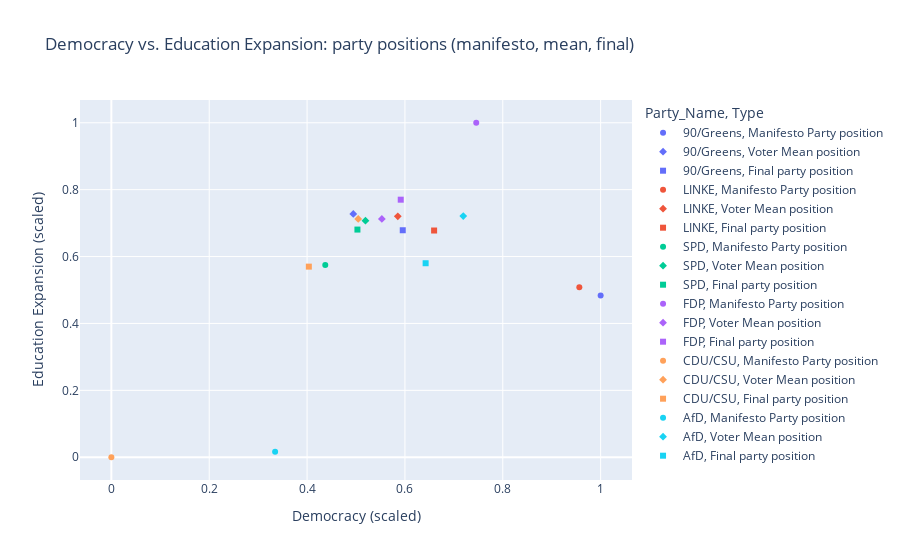

Here is the notebook cell this chart was saved with:
### Code cell
true_df = (party_scaled[['Party_Name', x_scaled, y_scaled]].rename(columns={x_scaled:'x', y_scaled:'y'}).assign(Type='Manifesto Party position'))

mean_df = (party_scaled[['Party_Name', x_vmean, y_vmean]].rename(columns={x_vmean:'x', y_vmean:'y'}).assign(Type='Voter Mean position'))

comb_df = (party_scaled[['Party_Name', x_comb, y_comb]].rename(columns={x_comb:'x', y_comb:'y'}).assign(Type='Final party position'))

# Stack them
plot_df = pd.concat([true_df, mean_df, comb_df], ignore_index=True)

# Scatter
fig = px.scatter(plot_df, x='x', y='y', color='Party_Name', symbol='Type',
                 title=f'{x_var} vs. {y_var}: party positions (manifesto, mean, final)',
                 labels={'x':f'{x_var} (scaled)', 'y':f'{y_var} (scaled)'})

# 4) Tweak marker sizes
fig.update_traces(
    selector=dict(Type='Manifesto Party position'),
    marker=dict(size=12, symbol='circle-open')
)
fig.update_traces(
    selector=dict(Type='Voter Mean position'),
    marker=dict(size=16, symbol='x', line=dict(width=3))
)
fig.update_traces(
    selector=dict(Type='Final party position'),
    marker=dict(size=12, symbol='diamond')
)

fig.show()

### Figure 1 — Plotly figure (JSON) as saved in the notebook; plotly's stock layout.template omitted (floating-point values rounded to 4 significant figures)
{"data": [{"hovertemplate": "Party_Name=90/Greens<br>Type=Manifesto Party position<br>Democracy (scaled)=%{x}<br>Education Expansion (scaled)=%{y}<extra></extra>", "legendgroup": "90/Greens, Manifesto Party position", "marker": {"color": "#636efa", "symbol": "circle"}, "mode": "markers", "name": "90/Greens, Manifesto Party position", "orientation": "v", "showlegend": true, "type": "scatter", "x": [1], "xaxis": "x", "y": [0.4835], "yaxis": "y"}, {"hovertemplate": "Party_Name=90/Greens<br>Type=Voter Mean position<br>Democracy (scaled)=%{x}<br>Education Expansion (scaled)=%{y}<extra></extra>", "legendgroup": "90/Greens, Voter Mean position", "marker": {"color": "#636efa", "symbol": "diamond"}, "mode": "markers", "name": "90/Greens, Voter Mean position", "orientation": "v", "showlegend": true, "type": "scatter", "x": [0.4945], "xaxis": "x", "y": [0.7274], "yaxis": "y"}, {"hovertemplate": "Party_Name=90/Greens<br>Type=Final party position<br>Democracy (scaled)=%{x}<br>Education Expansion (scaled)=%{y}<extra></extra>", "legendgroup": "90/Greens, Final party position", "marker": {"color": "#636efa", "symbol": "square"}, "mode": "markers", "name": "90/Greens, Final party position", "orientation": "v", "showlegend": true, "type": "scatter", "x": [0.5956], "xaxis": "x", "y": [0.6786], "yaxis": "y"}, {"hovertemplate": "Party_Name=LINKE<br>Type=Manifesto Party position<br>Democracy (scaled)=%{x}<br>Education Expansion (scaled)=%{y}<extra></extra>", "legendgroup": "LINKE, Manifesto Party position", "marker": {"color": "#EF553B", "symbol": "circle"}, "mode": "markers", "name": "LINKE, Manifesto Party position", "orientation": "v", "showlegend": true, "type": "scatter", "x": [0.9564], "xaxis": "x", "y": [0.508], "yaxis": "y"}, {"hovertemplate": "Party_Name=LINKE<br>Type=Voter Mean position<br>Democracy (scaled)=%{x}<br>Education Expansion (scaled)=%{y}<extra></extra>", "legendgroup": "LINKE, Voter Mean position", "marker": {"color": "#EF553B", "symbol": "diamond"}, "mode": "markers", "name": "LINKE, Voter Mean position", "orientation": "v", "showlegend": true, "type": "scatter", "x": [0.5854], "xaxis": "x", "y": [0.7203], "yaxis": "y"}, {"hovertemplate": "Party_Name=LINKE<br>Type=Final party position<br>Democracy (scaled)=%{x}<br>Education Expansion (scaled)=%{y}<extra></extra>", "legendgroup": "LINKE, Final party position", "marker": {"color": "#EF553B", "symbol": "square"}, "mode": "markers", "name": "LINKE, Final party position", "orientation": "v", "showlegend": true, "type": "scatter", "x": [0.6596], "xaxis": "x", "y": [0.6778], "yaxis": "y"}, {"hovertemplate": "Party_Name=SPD<br>Type=Manifesto Party position<br>Democracy (scaled)=%{x}<br>Education Expansion (scaled)=%{y}<extra></extra>", "legendgroup": "SPD, Manifesto Party position", "marker": {"color": "#00cc96", "symbol": "circle"}, "mode": "markers", "name": "SPD, Manifesto Party position", "orientation": "v", "showlegend": true, "type": "scatter", "x": [0.4372], "xaxis": "x", "y": [0.5745], "yaxis": "y"}, {"hovertemplate": "Party_Name=SPD<br>Type=Voter Mean position<br>Democracy (scaled)=%{x}<br>Education Expansion (scaled)=%{y}<extra></extra>", "legendgroup": "SPD, Voter Mean position", "marker": {"color": "#00cc96", "symbol": "diamond"}, "mode": "markers", "name": "SPD, Voter Mean position", "orientation": "v", "showlegend": true, "type": "scatter", "x": [0.5194], "xaxis": "x", "y": [0.7072], "yaxis": "y"}, {"hovertemplate": "Party_Name=SPD<br>Type=Final party position<br>Democracy (scaled)=%{x}<br>Education Expansion (scaled)=%{y}<extra></extra>", "legendgroup": "SPD, Final party position", "marker": {"color": "#00cc96", "symbol": "square"}, "mode": "markers", "name": "SPD, Final party position", "orientation": "v", "showlegend": true, "type": "scatter", "x": [0.5029], "xaxis": "x", "y": [0.6807], "yaxis": "y"}, {"hovertemplate": "Party_Name=FDP<br>Type=Manifesto Party position<br>Democracy (scaled)=%{x}<br>Education Expansion (scaled)=%{y}<extra></extra>", "legendgroup": "FDP, Manifesto Party position", "marker": {"color": "#ab63fa", "symbol": "circle"}, "mode": "markers", "name": "FDP, Manifesto Party position", "orientation": "v", "showlegend": true, "type": "scatter", "x": [0.7457], "xaxis": "x", "y": [1], "yaxis": "y"}, {"hovertemplate": "Party_Name=FDP<br>Type=Voter Mean position<br>Democracy (scaled)=%{x}<br>Education Expansion (scaled)=%{y}<extra></extra>", "legendgroup": "FDP, Voter Mean position", "marker": {"color": "#ab63fa", "symbol": "diamond"}, "mode": "markers", "name": "FDP, Voter Mean position", "orientation": "v", "showlegend": true, "type": "scatter", "x": [0.5529], "xaxis": "x", "y": [0.7125], "yaxis": "y"}, {"hovertemplate": "Party_Name=FDP<br>Type=Final party position<br>Democracy (scaled)=%{x}<br>Education Expansion (scaled)=%{y}<extra></extra>", "legendgroup": "FDP, Final party position", "marker": {"color": "#ab63fa", "symbol": "square"}, "mode": "markers", "name": "FDP, Final party position", "orientation": "v", "showlegend": true, "type": "scatter", "x": [0.5914], "xaxis": "x", "y": [0.77], "yaxis": "y"}, {"hovertemplate": "Party_Name=CDU/CSU<br>Type=Manifesto Party position<br>Democracy (scaled)=%{x}<br>Education Expansion (scaled)=%{y}<extra></extra>", "legendgroup": "CDU/CSU, Manifesto Party position", "marker": {"color": "#FFA15A", "symbol": "circle"}, "mode": "markers", "name": "CDU/CSU, Manifesto Party position", "orientation": "v", "showlegend": true, "type": "scatter", "x": [0], "xaxis": "x", "y": [0], "yaxis": "y"}, {"hovertemplate": "Party_Name=CDU/CSU<br>Type=Voter Mean position<br>Democracy (scaled)=%{x}<br>Education Expansion (scaled)=%{y}<extra></extra>", "legendgroup": "CDU/CSU, Voter Mean position", "marker": {"color": "#FFA15A", "symbol": "diamond"}, "mode": "markers", "name": "CDU/CSU, Voter Mean position", "orientation": "v", "showlegend": true, "type": "scatter", "x": [0.5045], "xaxis": "x", "y": [0.7123], "yaxis": "y"}, {"hovertemplate": "Party_Name=CDU/CSU<br>Type=Final party position<br>Democracy (scaled)=%{x}<br>Education Expansion (scaled)=%{y}<extra></extra>", "legendgroup": "CDU/CSU, Final party position", "marker": {"color": "#FFA15A", "symbol": "square"}, "mode": "markers", "name": "CDU/CSU, Final party position", "orientation": "v", "showlegend": true, "type": "scatter", "x": [0.4036], "xaxis": "x", "y": [0.5699], "yaxis": "y"}, {"hovertemplate": "Party_Name=AfD<br>Type=Manifesto Party position<br>Democracy (scaled)=%{x}<br>Education Expansion (scaled)=%{y}<extra></extra>", "legendgroup": "AfD, Manifesto Party position", "marker": {"color": "#19d3f3", "symbol": "circle"}, "mode": "markers", "name": "AfD, Manifesto Party position", "orientation": "v", "showlegend": true, "type": "scatter", "x": [0.3347], "xaxis": "x", "y": [0.01632], "yaxis": "y"}, {"hovertemplate": "Party_Name=AfD<br>Type=Voter Mean position<br>Democracy (scaled)=%{x}<br>Education Expansion (scaled)=%{y}<extra></extra>", "legendgroup": "AfD, Voter Mean position", "marker": {"color": "#19d3f3", "symbol": "diamond"}, "mode": "markers", "name": "AfD, Voter Mean position", "orientation": "v", "showlegend": true, "type": "scatter", "x": [0.7192], "xaxis": "x", "y": [0.7209], "yaxis": "y"}, {"hovertemplate": "Party_Name=AfD<br>Type=Final party position<br>Democracy (scaled)=%{x}<br>Education Expansion (scaled)=%{y}<extra></extra>", "legendgroup": "AfD, Final party position", "marker": {"color": "#19d3f3", "symbol": "square"}, "mode": "markers", "name": "AfD, Final party position", "orientation": "v", "showlegend": true, "type": "scatter", "x": [0.6423], "xaxis": "x", "y": [0.58], "yaxis": "y"}], "layout": {"legend": {"title": {"text": "Party_Name, Type"}, "tracegroupgap": 0}, "title": {"text": "Democracy vs. Education Expansion: party positions (manifesto, mean, final)"}, "xaxis": {"anchor": "y", "domain": [0, 1], "title": {"text": "Democracy (scaled)"}}, "yaxis": {"anchor": "x", "domain": [0, 1], "title": {"text": "Education Expansion (scaled)"}}}}
